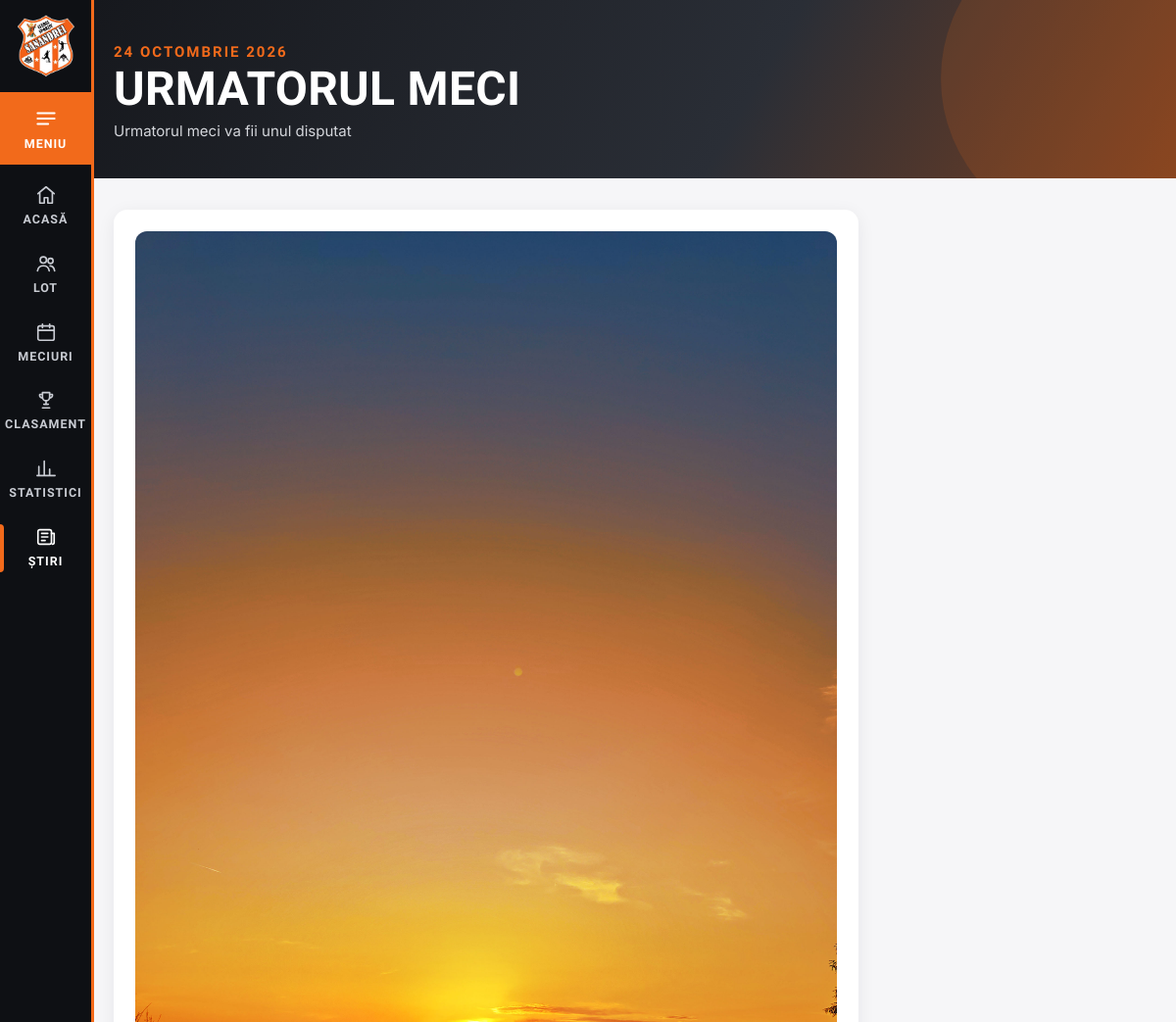
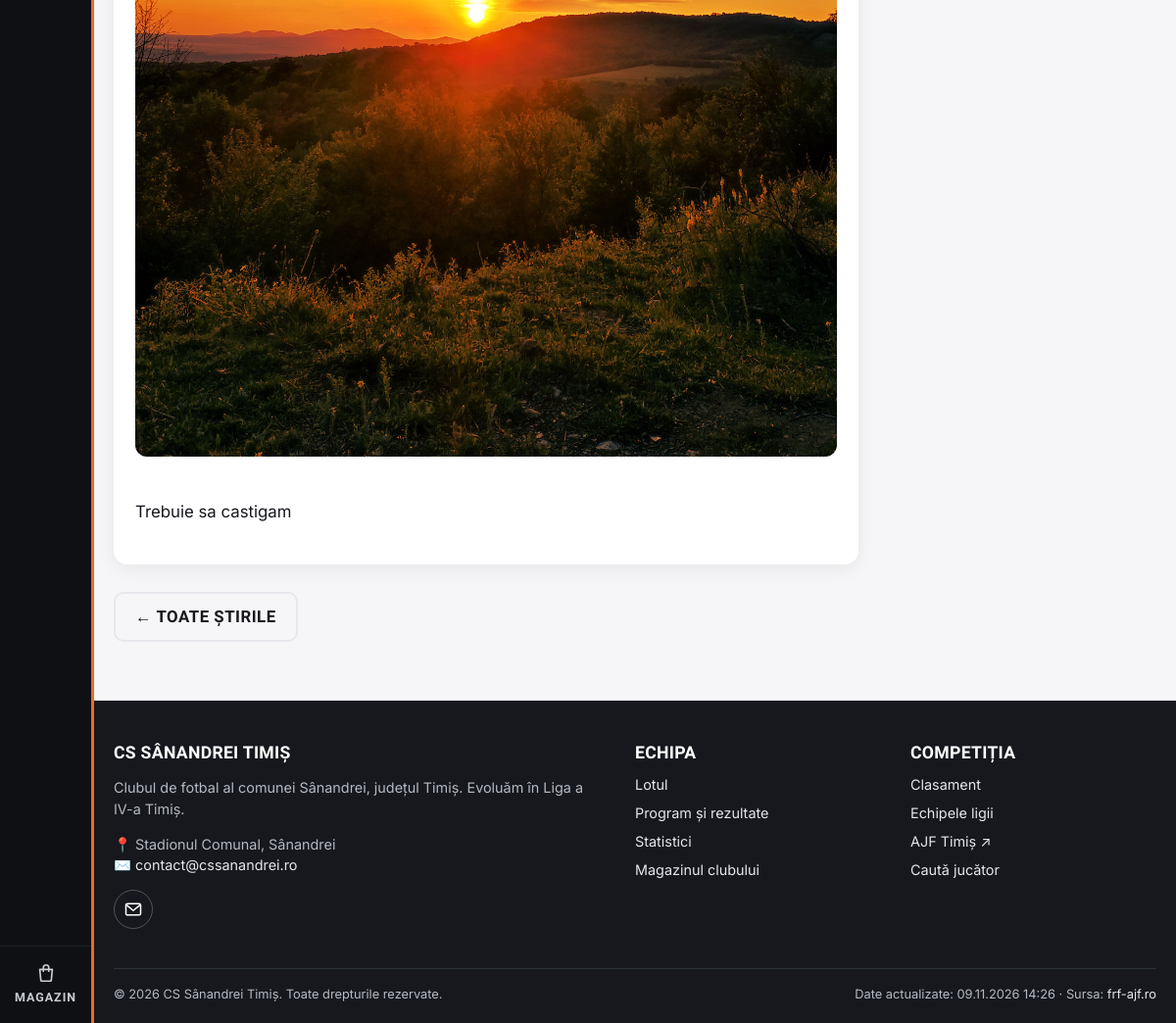
Before: /stiri/2026-10-24-urmatorul-meci/ with the older database file (2 pictures, top to bottom).
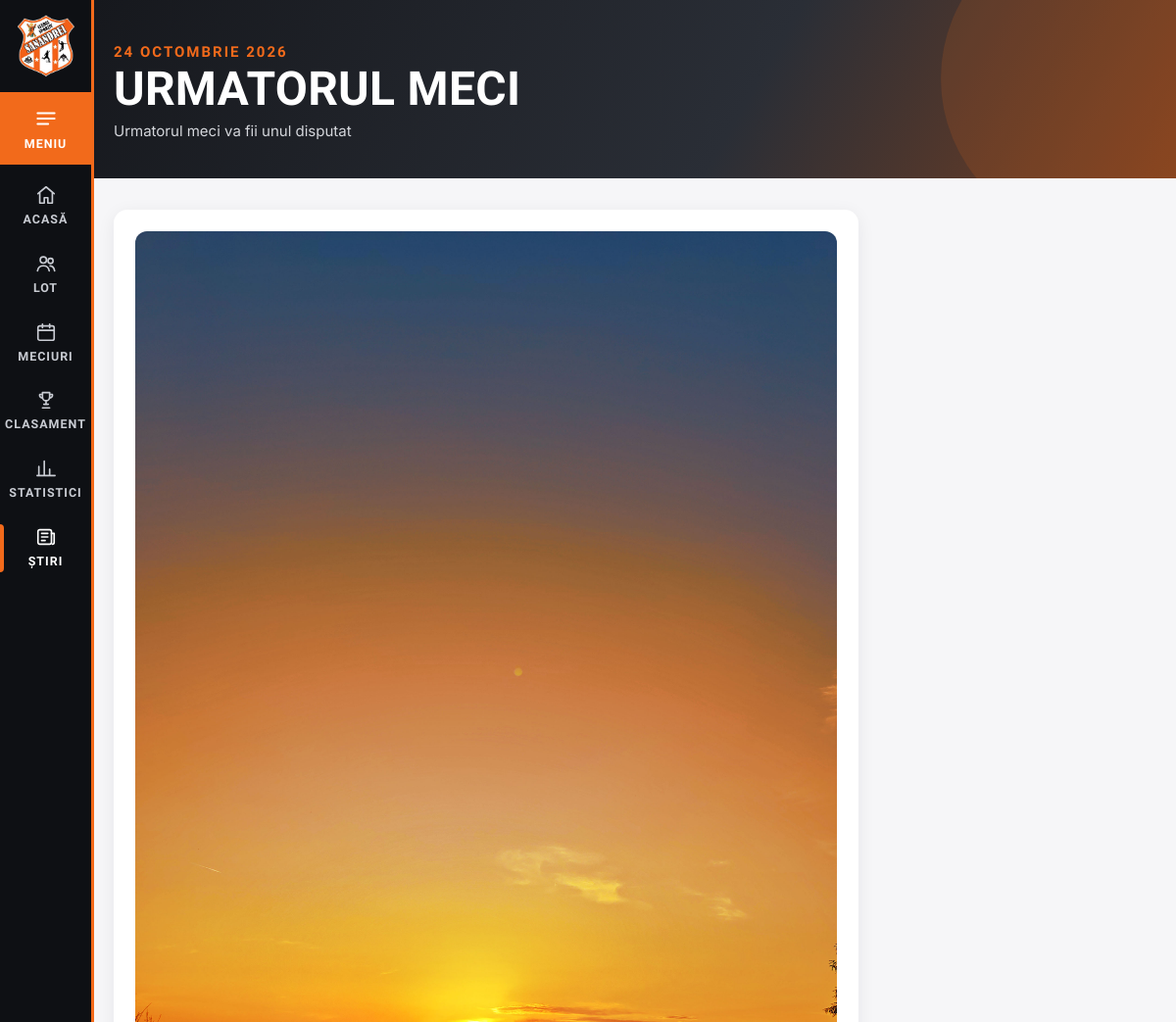
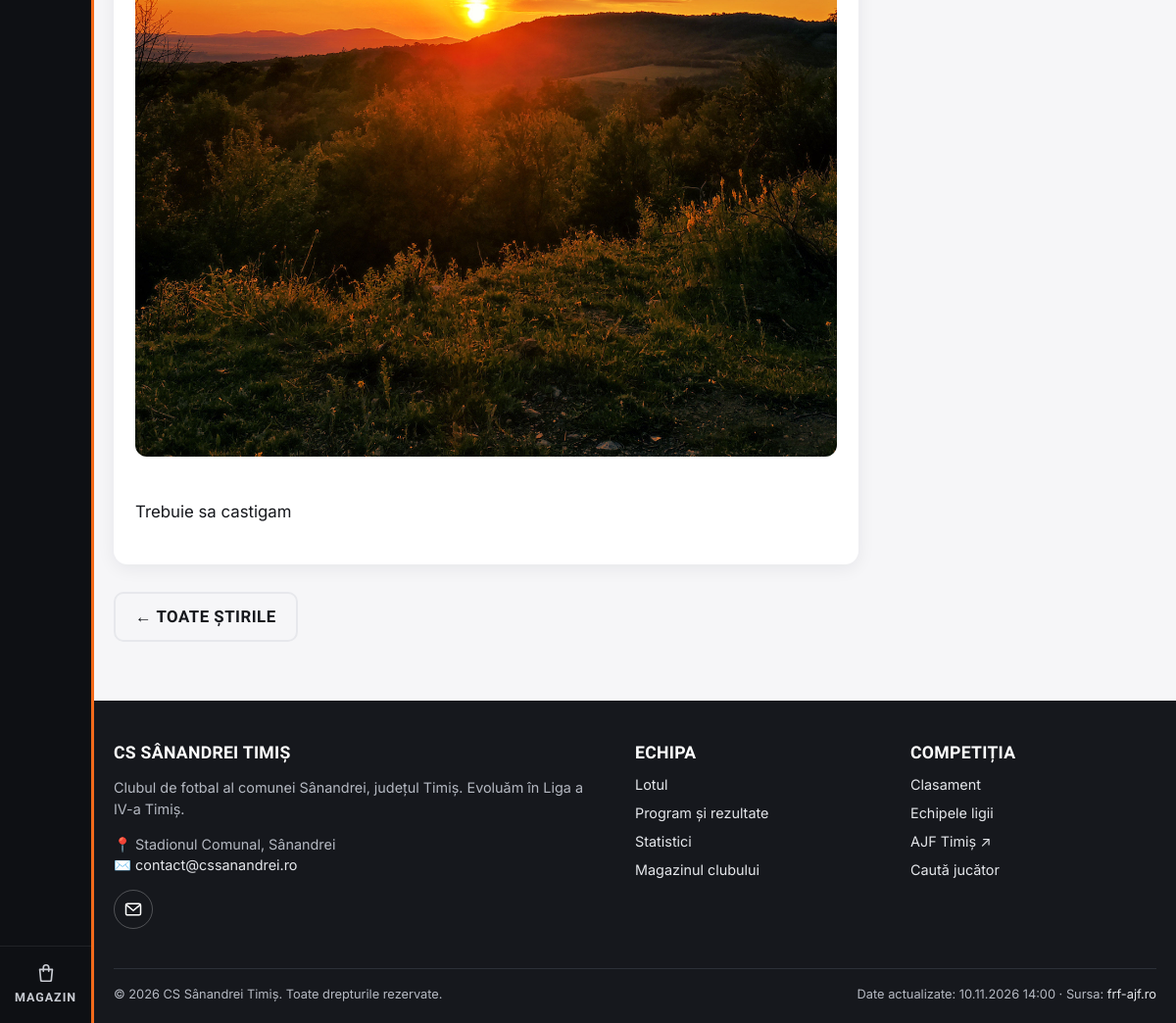
After: the same page with the newer database file (2 pictures, top to bottom).
### core/models.py (models this page shows, shortened)
class News(models.Model):
    title = models.CharField(max_length=200)
    slug = models.SlugField(unique=True)
    summary = models.CharField(max_length=300, blank=True)
    body = models.TextField()
    image = models.ImageField(upload_to="news/", blank=True)
    published_at = models.DateTimeField(default=timezone.now)
    is_published = models.BooleanField(default=True)
    class Meta:
        ordering = ["-published_at"]
        verbose_name_plural = "news"
    @property
    def body_html(self):
        from .content import render_markdown
        return render_markdown(self.body)

### teams/models.py (models this page shows, shortened)
class SyncRun(models.Model):
    started_at = models.DateTimeField(auto_now_add=True)
    finished_at = models.DateTimeField(null=True, blank=True)
    ok = models.BooleanField(default=False)
    summary = models.TextField(blank=True)
    class Meta:
        ordering = ["-started_at"]

### core/views.py (the view)
# urls.py: path("stiri/<slug:slug>/", news_detail, name="news_detail"),
def news_detail(request, slug):
    item = get_object_or_404(News, slug=slug, is_published=True)
    return render(request, "core/news_detail.html", {"item": item})

### core/content.py (called while the page is built)
def content_dir():
    return Path(settings.CONTENT_DIR)

def read_yaml(path, default=None):
    path = Path(path)
    if not path.exists():
        return default
    data = yaml.safe_load(path.read_text(encoding="utf-8"))
    return default if data is None else data

def render_markdown(text):
    html = md.markdown(text or "", extensions=["extra", "sane_lists", "nl2br"])
    prefix = settings.MEDIA_URL
    html = re.sub(r'(src|href)="/?media/', rf'\1="{prefix}', html)
    return mark_safe(html)

def site_settings():
    data = read_yaml(content_dir() / "setari.yml", {}) or {}
    return {
        "CLUB_EMAIL": data.get("email") or settings.CLUB_EMAIL,
        "CLUB_PHONE": str(data.get("telefon") or settings.CLUB_PHONE or ""),
        "CLUB_VENUE": data.get("stadion") or settings.CLUB_VENUE,
        "CLUB_FACEBOOK": data.get("facebook") or "",
        "CLUB_INSTAGRAM": data.get("instagram") or "",
        "CLUB_YOUTUBE": data.get("youtube") or "",
        "CLUB_TIKTOK": data.get("tiktok") or "",
        "CLUB_ABOUT": data.get("despre") or "",
        "CLUB_MOTTO": data.get("moto") or DEFAULT_MOTTO,
        "CLUB_MOTTO_TEXT": data.get("moto_text") or DEFAULT_MOTTO_TEXT,
    }

### core/templates/core/news_detail.html (shortened to what this page needs)
{% extends "base.html" %}
{% block hero %}<section class="page-hero"><div class="container"><div class="eyebrow">{{ item.published_at|date:"j F Y" }}</div><h1>{{ item.title }}</h1>{% if item.summary %}<p>{{ item.summary }}</p>{% endif %}</div></section>{% endblock %}
{% block content %}
<article class="card prose">
  {% if item.image %}<img src="{{ item.image.url }}" alt="" style="border-radius:12px;margin-bottom:16px">{% endif %}
  {{ item.body_html }}
</article>
<p class="mt"><a class="btn btn-ghost" href="{% url 'news_list' %}">← Toate știrile</a></p>
{% endblock %}

### templates/base.html (shortened to what this page needs)
{% load static ui %}<!DOCTYPE html>
<html lang="ro">
<head>
  <link rel="stylesheet" href="{% static 'css/style.css' %}">
</head>
<body class="{% block body_class %}{% endblock %}">
  {% with url=request.resolver_match.url_name %}
  <aside class="side-nav" aria-label="Meniu principal">
    <a class="side-logo" href="{% url 'home' %}" title="{{ CLUB_NAME }}"><img src="{% static 'img/logo.jpg' %}" alt="Sigla {{ CLUB_NAME }}"></a>
    <button class="side-menu-btn" type="button" data-menu-open aria-controls="menu-panel" aria-expanded="false">{% icon "menu" 26 %}<span>Meniu</span></button>
    <nav class="side-links">
      <a href="{% url 'home' %}" class="{% if url == 'home' %}active{% endif %}">{% icon "home" %}<span>Acasă</span></a>
      <a href="{% url 'squad_list' %}" class="{% if url == 'squad_list' or url == 'player_detail' %}active{% endif %}">{% icon "users" %}<span>Lot</span></a>
      <a href="{% url 'fixtures' %}" class="{% if url == 'fixtures' or url == 'fixtures_round' or url == 'match_detail' %}active{% endif %}">{% icon "calendar" %}<span>Meciuri</span></a>
      <a href="{% url 'standings' %}" class="{% if url == 'standings' or url == 'standings_view' %}active{% endif %}">{% icon "table" %}<span>Clasament</span></a>
      <a href="{% url 'stats' %}" class="{% if url == 'stats' %}active{% endif %}">{% icon "chart" %}<span>Statistici</span></a>
      <a href="{% url 'news_list' %}" class="{% if url == 'news_list' or url == 'news_detail' %}active{% endif %}">{% icon "news" %}<span>Știri</span></a>
    </nav>
    <a class="side-shop" href="{% url 'shop:product_list' %}" title="Magazin">{% icon "bag" %}<span>Magazin</span></a>
  </aside>
  {% endwith %}
  <main id="main" class="site-main">
    {% block hero %}{% endblock %}
    <div class="container">
      {% block content %}{% endblock %}
    </div>
  </main>
  <footer class="site-footer site-main">
    <div class="container">
      <div class="footer-grid">
        <div>
          <h4>{{ CLUB_NAME }}</h4>
          <p>{{ CLUB_ABOUT|default:"Clubul de fotbal al comunei Sânandrei, județul Timiș." }} Evoluăm în {{ COMPETITION_NAME }}.</p>
          <p>📍 {{ CLUB_VENUE }}<br>✉️ <a href="mailto:{{ CLUB_EMAIL }}">{{ CLUB_EMAIL }}</a>{% if CLUB_PHONE %}<br>📞 <a href="tel:{{ CLUB_PHONE|cut:' ' }}">{{ CLUB_PHONE }}</a>{% endif %}</p>
          {% include "_social.html" with cls="social-row" %}
        </div>
        <div>
          <h4>Echipa</h4>
          <ul>
            <li><a href="{% url 'squad_list' %}">Lotul</a></li>
            <li><a href="{% url 'fixtures' %}">Program și rezultate</a></li>
            <li><a href="{% url 'stats' %}">Statistici</a></li>
            <li><a href="{% url 'shop:product_list' %}">Magazinul clubului</a></li>
          </ul>
        </div>
        <div>
          <h4>Competiția</h4>
          <ul>
            <li><a href="{% url 'standings' %}">Clasament</a></li>
            <li><a href="{% url 'team_list' %}">Echipele ligii</a></li>
            <li><a href="{{ FRF_COMPETITION_URL }}" target="_blank" rel="noopener">AJF Timiș ↗</a></li>
            <li><a href="{% url 'search' %}">Caută jucător</a></li>
          </ul>
        </div>
      </div>
      <div class="footer-bottom">
        <span>© {% now "Y" %} {{ CLUB_NAME }}. Toate drepturile rezervate.</span>
        <span>{% if last_sync %}Date actualizate: {{ last_sync|date:"d.m.Y H:i" }} · {% endif %}Sursa: <a href="{{ FRF_COMPETITION_URL }}" target="_blank" rel="noopener">frf-ajf.ro</a></span>
      </div>
    </div>
  </footer>
</body>
</html>

Changed rows visible on the page:
no longer on this page (row unchanged): SyncRun: finished_at "09.11.2026 14:26"
added SyncRun: finished_at "10.11.2026 14:00"
